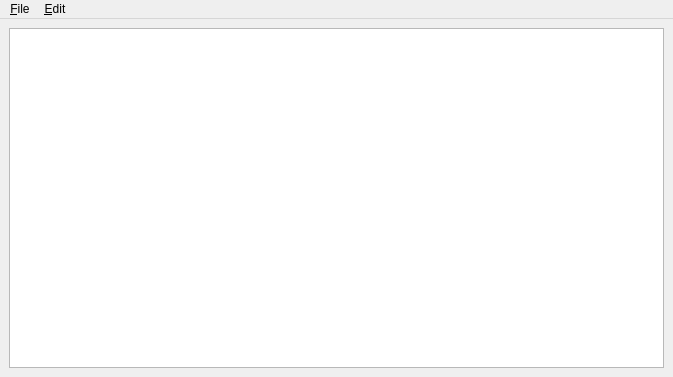
<?xml version="1.0" encoding="UTF-8"?>
<ui version="4.0">
 <class>PeriodsOfAccountWindow</class>
 <widget class="QMainWindow" name="PeriodsOfAccountWindow">
  <property name="geometry">
   <rect>
    <x>0</x>
    <y>0</y>
    <width>673</width>
    <height>377</height>
   </rect>
  </property>
  <property name="windowTitle">
   <string>Periods of Account</string>
  </property>
  <widget class="QWidget" name="centralwidget">
   <layout class="QGridLayout" name="gridLayout">
    <item row="0" column="0">
     <widget class="QTreeView" name="treeView">
      <property name="rootIsDecorated">
       <bool>false</bool>
      </property>
     </widget>
    </item>
   </layout>
  </widget>
  <widget class="QMenuBar" name="menubar">
   <property name="geometry">
    <rect>
     <x>0</x>
     <y>0</y>
     <width>673</width>
     <height>30</height>
    </rect>
   </property>
   <widget class="QMenu" name="menuFile">
    <property name="title">
     <string>&amp;File</string>
    </property>
    <addaction name="actionQuit"/>
   </widget>
   <widget class="QMenu" name="menu_Edit">
    <property name="title">
     <string>&amp;Edit</string>
    </property>
    <addaction name="actionAdd_Period_of_Account"/>
   </widget>
   <addaction name="menuFile"/>
   <addaction name="menu_Edit"/>
  </widget>
  <action name="actionQuit">
   <property name="text">
    <string>&amp;Quit</string>
   </property>
  </action>
  <action name="actionAdd_Period_of_Account">
   <property name="text">
    <string>Add Period of Account</string>
   </property>
  </action>
 </widget>
 <resources/>
 <connections>
  <connection>
   <sender>actionQuit</sender>
   <signal>triggered()</signal>
   <receiver>PeriodsOfAccountWindow</receiver>
   <slot>close()</slot>
   <hints>
    <hint type="sourcelabel">
     <x>-1</x>
     <y>-1</y>
    </hint>
    <hint type="destinationlabel">
     <x>336</x>
     <y>188</y>
    </hint>
   </hints>
  </connection>
 </connections>
</ui>
